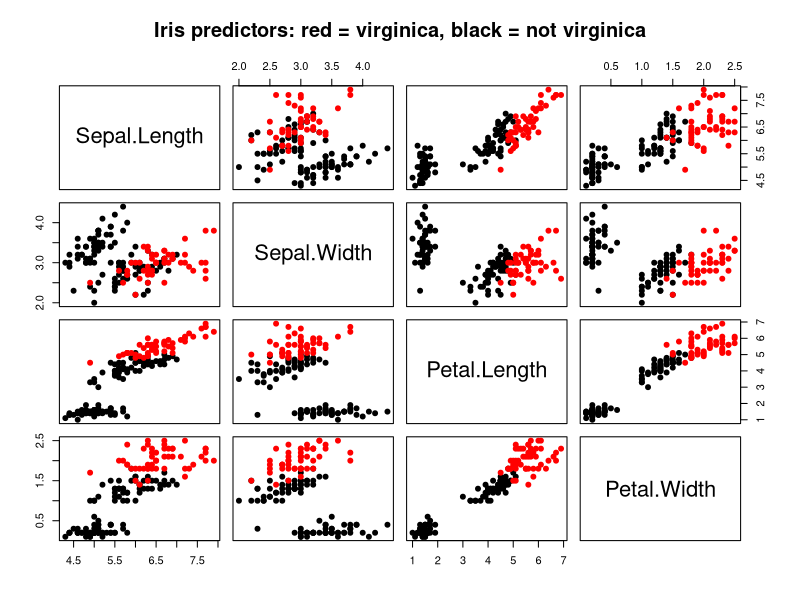
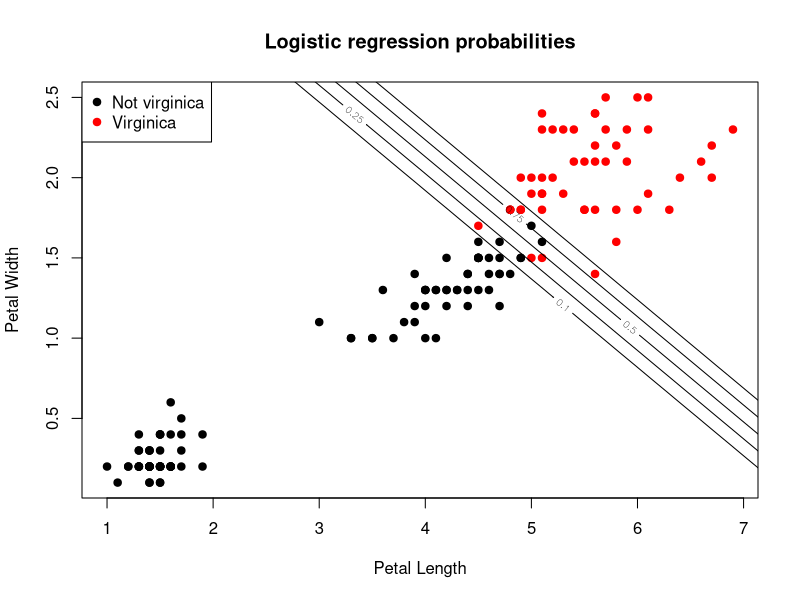

Source code (R) for these figures, in order:
# ============================================================
# Logistic Regression in R: A Full Demo
# ============================================================

# This demo uses the built-in iris data, converted to a
# binary classification problem:
#
#   Y = 1 if Species == "virginica"
#   Y = 0 otherwise
#
# The goal is to illustrate:
# 1. fitting a logistic regression model
# 2. interpreting coefficients
# 3. obtaining predicted probabilities
# 4. classifying observations
# 5. evaluating performance
# 6. visualizing the fitted probabilities

# ------------------------------------------------------------
# 1. Load and prepare the data
# ------------------------------------------------------------

data(iris)

iris_bin <- iris
iris_bin$IsVirginica <- ifelse(iris_bin$Species == "virginica", 1, 0)

head(iris_bin)
table(iris_bin$IsVirginica)

# ------------------------------------------------------------
# 2. Exploratory plots
# ------------------------------------------------------------

pairs(iris_bin[, 1:4],
      col = ifelse(iris_bin$IsVirginica == 1, "red", "black"),
      pch = 19,
      main = "Iris predictors: red = virginica, black = not virginica")

# ------------------------------------------------------------
# 3. Fit logistic regression
# ------------------------------------------------------------

# We model:
#   logit(P(Y=1 | X)) = beta0 + beta^T X

logit_fit <- glm(IsVirginica ~ Sepal.Length + Sepal.Width +
                   Petal.Length + Petal.Width,
                 data = iris_bin,
                 family = binomial)

summary(logit_fit)

# ------------------------------------------------------------
# 4. Interpreting coefficients
# ------------------------------------------------------------

coef(logit_fit)

# Odds ratios
exp(coef(logit_fit))

# Interpretation:
# A one-unit increase in predictor x_j changes the log-odds by beta_j
# and changes the odds by a factor exp(beta_j), holding the others fixed.

# ------------------------------------------------------------
# 5. Predicted probabilities
# ------------------------------------------------------------

pred_prob <- predict(logit_fit, type = "response")

head(pred_prob)

# These are estimated probabilities:
#   P(IsVirginica = 1 | X)

# ------------------------------------------------------------
# 6. Convert probabilities to class predictions
# ------------------------------------------------------------

pred_class <- ifelse(pred_prob > 0.5, 1, 0)

# Confusion matrix
cat("\nConfusion matrix:\n")
print(table(True = iris_bin$IsVirginica, Predicted = pred_class))

# Misclassification rate
cat("\nMisclassification rate:\n")
print(mean(pred_class != iris_bin$IsVirginica))

# Accuracy
cat("\nAccuracy:\n")
print(mean(pred_class == iris_bin$IsVirginica))

# ------------------------------------------------------------
# 7. Look at uncertain cases
# ------------------------------------------------------------

# Cases near 0.5 are the most uncertain
uncertainty <- abs(pred_prob - 0.5)
idx_uncertain <- order(uncertainty)[1:10]

cat("\nMost uncertain cases:\n")
print(iris_bin[idx_uncertain, c("Sepal.Length", "Sepal.Width",
                                "Petal.Length", "Petal.Width",
                                "Species", "IsVirginica")])
print(pred_prob[idx_uncertain])

# ------------------------------------------------------------
# 8. Train/test split
# ------------------------------------------------------------

set.seed(123)

n <- nrow(iris_bin)
train_id <- sample(seq_len(n), size = round(0.7 * n))

train_dat <- iris_bin[train_id, ]
test_dat  <- iris_bin[-train_id, ]

logit_train <- glm(IsVirginica ~ Sepal.Length + Sepal.Width +
                     Petal.Length + Petal.Width,
                   data = train_dat,
                   family = binomial)

test_prob <- predict(logit_train, newdata = test_dat, type = "response")
test_class <- ifelse(test_prob > 0.5, 1, 0)

cat("\nTest confusion matrix:\n")
print(table(True = test_dat$IsVirginica, Predicted = test_class))

cat("\nTest accuracy:\n")
print(mean(test_class == test_dat$IsVirginica))

cat("\nTest misclassification rate:\n")
print(mean(test_class != test_dat$IsVirginica))

# ------------------------------------------------------------
# 9. Visualize fitted probabilities using two predictors
# ------------------------------------------------------------

# For a simple visualization, fit a smaller model with two predictors
logit_2d <- glm(IsVirginica ~ Petal.Length + Petal.Width,
                data = iris_bin,
                family = binomial)

summary(logit_2d)

# Create a grid over predictor space
x1_seq <- seq(min(iris_bin$Petal.Length) - 0.5,
              max(iris_bin$Petal.Length) + 0.5,
              length.out = 200)

x2_seq <- seq(min(iris_bin$Petal.Width) - 0.5,
              max(iris_bin$Petal.Width) + 0.5,
              length.out = 200)

grid <- expand.grid(Petal.Length = x1_seq,
                    Petal.Width = x2_seq)

grid_prob <- predict(logit_2d, newdata = grid, type = "response")
z <- matrix(grid_prob, nrow = length(x1_seq), ncol = length(x2_seq))

# Plot observations
plot(iris_bin$Petal.Length, iris_bin$Petal.Width,
     col = ifelse(iris_bin$IsVirginica == 1, "red", "black"),
     pch = 19,
     xlab = "Petal Length",
     ylab = "Petal Width",
     main = "Logistic regression probabilities")

# Add contour lines for fitted probabilities
contour(x1_seq, x2_seq, z,
        levels = c(0.1, 0.25, 0.5, 0.75, 0.9),
        add = TRUE,
        drawlabels = TRUE)

legend("topleft",
       legend = c("Not virginica", "Virginica"),
       col = c("black", "red"),
       pch = 19)

# The 0.5 contour is the decision boundary

# ------------------------------------------------------------
# 10. ROC-style threshold exploration
# ------------------------------------------------------------

thresholds <- seq(0.1, 0.9, by = 0.1)

results <- data.frame(
  threshold = thresholds,
  sensitivity = NA,
  specificity = NA,
  accuracy = NA
)

for (i in seq_along(thresholds)) {
  th <- thresholds[i]
  pred_th <- ifelse(test_prob > th, 1, 0)
  
  TP <- sum(pred_th == 1 & test_dat$IsVirginica == 1)
  TN <- sum(pred_th == 0 & test_dat$IsVirginica == 0)
  FP <- sum(pred_th == 1 & test_dat$IsVirginica == 0)
  FN <- sum(pred_th == 0 & test_dat$IsVirginica == 1)
  
  results$sensitivity[i] <- TP / (TP + FN)
  results$specificity[i] <- TN / (TN + FP)
  results$accuracy[i] <- mean(pred_th == test_dat$IsVirginica)
}

cat("\nPerformance across thresholds:\n")
print(results)

# ------------------------------------------------------------
# 11. Example predictions for new flowers
# ------------------------------------------------------------

new_flowers <- data.frame(
  Sepal.Length = c(5.0, 6.5, 7.2),
  Sepal.Width  = c(3.4, 3.0, 3.2),
  Petal.Length = c(1.5, 4.8, 6.0),
  Petal.Width  = c(0.2, 1.8, 2.2)
)

new_prob <- predict(logit_fit, newdata = new_flowers, type = "response")
new_class <- ifelse(new_prob > 0.5, 1, 0)

cat("\nPredictions for new flowers:\n")
print(cbind(new_flowers,
            prob_virginica = round(new_prob, 4),
            pred_class = new_class))

# ------------------------------------------------------------
# 12. Notes for students
# ------------------------------------------------------------

# Logistic regression models:
#   P(Y=1 | X=x)
#
# through the logit link:
#   log(p / (1-p)) = beta0 + beta^T x
#
# Key outputs:
# - coefficients: effects on log-odds
# - exp(coefficients): odds ratios
# - predicted probabilities
# - classifications based on thresholding
#
# Important practical points:
# - the 0.5 threshold is conventional, not mandatory
# - logistic regression is primarily a probability model
# - classification comes from applying a cutoff to those probabilities
